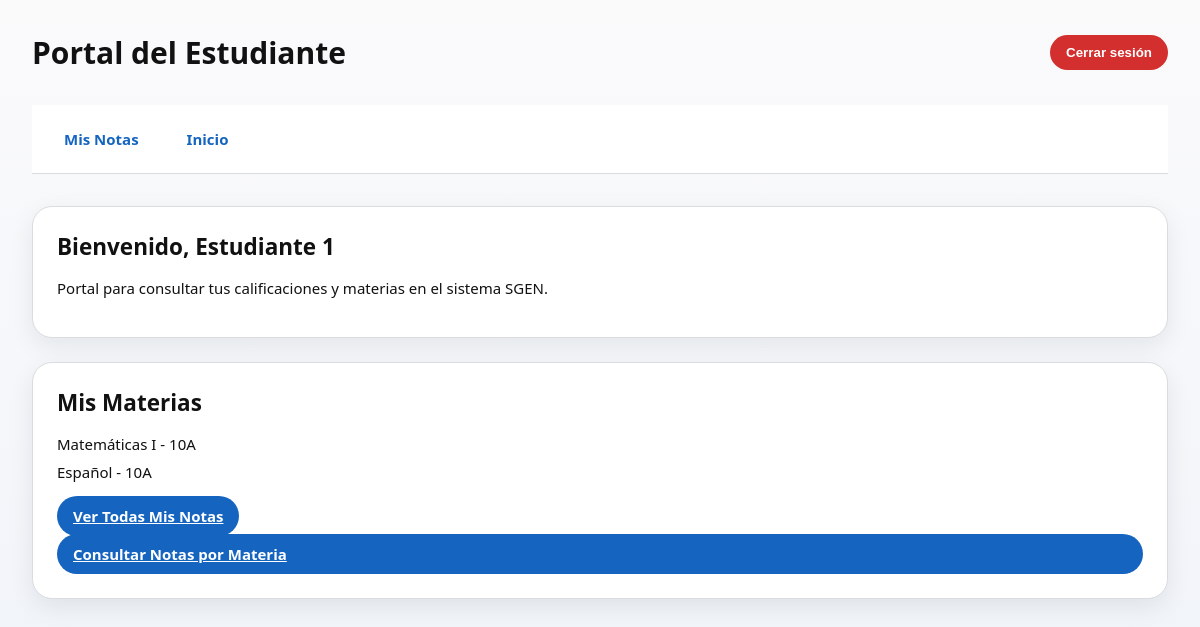
The app's page /estudiante/ (signed in) with its own data.
### sgenapp/models.py (models this page shows, shortened)
class Usuario(AbstractUser):
    ROLES = [
        ('1', 'Administrador'),
        ('2', 'Profesor'),
        ('3', 'Estudiante'),
    ]
    id_usuario = models.AutoField(primary_key=True)
    documento = models.CharField(max_length=20, unique=True)
    rol = models.CharField(max_length=1, choices=ROLES, default='3')
    class Meta:
        verbose_name = 'Usuario'
        verbose_name_plural = 'Usuarios'

class MateriaGrupo(models.Model):
    materia = models.ForeignKey(Materia, on_delete=models.CASCADE)
    grupo = models.ForeignKey(Grupo, on_delete=models.CASCADE)
    profesor = models.ForeignKey(Usuario, on_delete=models.SET_NULL, null=True, limit_choices_to={'rol': '2'})
    class Meta:
        verbose_name = 'Materia-Grupo'
        verbose_name_plural = 'Materias-Grupos'
        unique_together = ('materia', 'grupo')

class Materia(models.Model):
    nombre = models.CharField(max_length=100)
    codigo = models.CharField(max_length=20, unique=True)
    descripcion = models.TextField(blank=True)
    creditos = models.PositiveIntegerField(default=3)
    class Meta:
        verbose_name = 'Materia'
        verbose_name_plural = 'Materias'

class Grupo(models.Model):
    nombre = models.CharField(max_length=100)  # Ej: "10A", "11B"
    periodo = models.ForeignKey(PeriodoAcademico, on_delete=models.CASCADE, related_name='grupos')
    capacidad = models.PositiveIntegerField(default=30)
    class Meta:
        verbose_name = 'Grupo'
        verbose_name_plural = 'Grupos'
        unique_together = ('nombre', 'periodo')

### sgenapp/views.py (the view)
# urls.py: path('estudiante/', views.estudiante_dashboard, name='estudiante_dashboard'),
@login_required(login_url='login')
def estudiante_dashboard(request):
    if request.user.rol != '3':
        messages.error(request, 'No tiene permisos de estudiante.')
        return redirect('login')
    grupos = EstudianteGrupo.objects.filter(estudiante=request.user).values_list('grupo', flat=True)
    materias_disponibles = MateriaGrupo.objects.filter(grupo_id__in=grupos).distinct()
    context = {
        'materias_disponibles': materias_disponibles,
    }
    return render(request, 'estudiante_dashboard.html', context)

### sgenapp/templates/estudiante_dashboard.html (shortened to what this page needs)
<!doctype html>
<html lang="es">
<head>
</head>
<body>
  <div class="container">
    <div class="header">
      <h1>Portal del Estudiante</h1>
      <form method="POST" action="{% url 'logout' %}" style="display:inline">
        <button type="submit" class="btn danger">Cerrar sesión</button>
      </form>
    </div>
    <div class="nav">
      <a href="{% url 'estudiante_seleccionar_materia' %}">Mis Notas</a>
      <a href="{% url 'estudiante_dashboard' %}">Inicio</a>
    </div>
    <div class="card">
      <h2>Bienvenido, {{ user.first_name|default:user.username }}</h2>
      <p>Portal para consultar tus calificaciones y materias en el sistema SGEN.</p>
    </div>
    <div class="card">
      <h2>Mis Materias</h2>
      {% if materias_disponibles %}
        <ul class="link-list">
          {% for mg in materias_disponibles %}
          <li>{{ mg.materia.nombre }} - {{ mg.grupo.nombre }}</li>
          {% endfor %}
        </ul>
      {% else %}
        <p>No tienes materias inscritas</p>
      {% endif %}
      <div style="margin-top:var(--space-6)">
        <a href="{% url 'estudiante_ver_notas' %}" class="btn primary">Ver Todas Mis Notas</a>
        <a href="{% url 'estudiante_seleccionar_materia' %}" class="btn primary" style="margin-top:.5rem; display:block">Consultar Notas por Materia</a>
      </div>
    </div>
  </div>
</body>
</html>

### sgenapp/templates/estudiante_dashboard.html (style rules this page uses)
:root { --brand-blue: #1565C0; --brand-red: #D32F2F; --success: #2E7D32; --bg:#FFFFFF; --text:#111111; --muted:#6B7280; --border:#DADCE0; --shadow:0 8px 24px rgba(16,24,40,.08); --font-sans:ui-sans-serif, system-ui, -apple-system, Segoe UI, Roboto, Inter, "Helvetica Neue", Arial, sans-serif; --space-4:1rem; --space-6:1.5rem; --space-8:2rem; --radius-xl:1.25rem; }
* { box-sizing:border-box }
html,body { height:100%; margin:0 }
body { font-family:var(--font-sans); font-size:15px; color:var(--text); background:linear-gradient(180deg,#fafafb, #f4f6fa 60%, #eef2f7) }
.container { max-width:1200px; margin:0 auto; padding:var(--space-8) }
.header { display:flex; justify-content:space-between; align-items:center; margin-bottom:var(--space-8) }
.header h1 { margin:0 }
.btn { appearance:none; border:1px solid var(--border); background:#e5e7eb; color:var(--text); padding:.625rem 1rem; border-radius:999px; font-weight:600; cursor:pointer; transition:.15s }
.btn.primary { background:var(--brand-blue); color:#fff; border:none }
.btn.danger { background:var(--brand-red); color:#fff; border:none }
.card { background:var(--bg); border:1px solid var(--border); border-radius:var(--radius-xl); box-shadow:var(--shadow); padding:var(--space-6); margin-bottom:var(--space-6) }
.card h2 { margin:0 0 var(--space-4) }
.nav { background:var(--bg); border-bottom:1px solid var(--border); padding:var(--space-4); margin-bottom:var(--space-8); display:flex; gap:var(--space-4) }
.nav a { text-decoration:none; color:var(--brand-blue); font-weight:600; padding:.5rem 1rem }
.link-list { list-style:none; padding:0; margin:0 }
.link-list li { margin-bottom:.5rem }

### records on screen
Usuario: first_name "Estudiante 1"
MateriaGrupo: materia.nombre "Matemáticas I", grupo.nombre "10A"
MateriaGrupo: materia.nombre "Español", grupo.nombre "10A"
